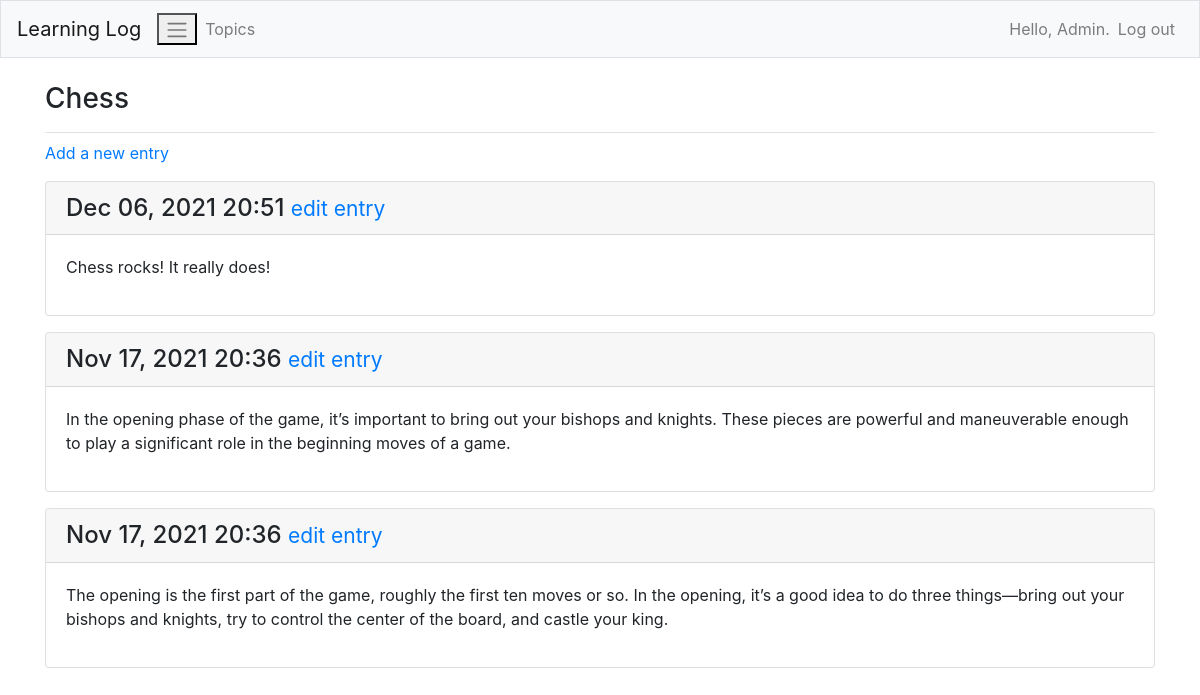
The page /topics/1/ (signed in) on the database its author committed.
### MainApp/models.py (models this page shows, shortened)
class Topic(models.Model):
    text = models.CharField(max_length=200)
    date_added = models.DateTimeField(auto_now_add=True)
    owner = models.ForeignKey(User, on_delete=models.CASCADE)
    def __str__(self):
        return self.text

class Entry(models.Model):
    topic = models.ForeignKey(Topic,on_delete=models.CASCADE)
    text = models.TextField()
    date_added = models.DateTimeField(auto_now_add=True)
    class Meta:
        verbose_name_plural = 'entries'

### MainApp/views.py (the view)
# urls.py: path('topics/<int:topic_id>/',views.topic,name='topic'),
@login_required
def topic(request, topic_id):
    topic = Topic.objects.get(id=topic_id)
    entries = topic.entry_set.order_by('-date_added')
    context = {'topic': topic, 'entries': entries}
    if topic.owner != request.user:
        raise Http404
    return render(request, 'MainApp/topic.html', context)

### MainApp/templates/MainApp/topic.html
{% extends "MainApp/base.html" %}
{% block page_header %}
<h3>{{ topic }}</h3>
{% endblock page_header %}
{% block content %}
    <p>
        <a href="{% url 'MainApp:new_entry' topic.id %}">Add a new entry</a>
    </p>
    {% for entry in entries %}
        <div class="card mb-3">
            <h4 class="card-header">
                {{entry.date_added|date:'M d, Y H:i' }}
                <small><a href="{% url 'MainApp:edit_entry' entry.id %}">
                    edit entry</a></small>
            </h4>
            <div class="card-body">
                {{ entry.text|linebreaks }}
            </div>
        </div>
    {% empty %}
        <li> There are no entries for this topic yet.</li>
    {% endfor %}
{% endblock content %}

### MainApp/templates/MainApp/base.html (shortened to what this page needs)
{% load bootstrap4 %}
<!doctype html>
<html lang="en">
<head>
    {% bootstrap_css %}
</head>
<body>
    <nav class ="navbar navbar-expand-md navbar-light bg-light mb-4 border">
        <a class="navbar-brand" href="{% url 'MainApp:index'%}">
            Learning Log</a>
        <button class ="navbar-toggle" type="button" data-toggle="collapse"
            data-target="#navbarCollapse" aria-controls="navbarCollapse"
            aria-expanded="false" aria-label="Toggle navigation">
            <span class="navbar-toggler-icon"></span></button>
        <div class="collapse navbar-collapse" id="navbarCollapse">
            <ul class="navbar-nav mr-auto">
                <li class="nav-item">
                    <a class="nav-link" href = "{% url 'MainApp:topics'%}">
                        Topics</a></li>
            </ul>
            <ul class="navbar-nav ml-auto">
                {% if user.is_authenticated %}
                    <li class="nav-item">
                        <span class="navbar-text"}">Hello, {{ user.username }}.</span>
                    </li>
                    <li class="nav-item">
                        <a class="nav-link" href = "{% url 'users:logout' %}">Log out</a>
                    </li>
                {% else %}
                    <li class="nav-item">
                        <a class="nav-link" href ="{% url 'users:register' %}">Register</a>
                    </li>
                    <li class="nav-item">
                        <a class="nav-link" href = "{% url 'users:login' %}">Log in</a></li>
                {% endif %}
            </ul>
        </div>
    </nav>
    <main role="main" class='container'>
        <div class='pb-2 mb-2 border-bottom'>
            {% block page_header %}{% endblock page_header %}
        </div>
        <div>
            {% block content %}{% endblock content %}
        </div>
    </main>
</body>
</html>

### rows shown on the page
Topic: text "Chess"
Entry: date_added "Dec 06, 2021 20:51", text "Chess rocks! It really does!"
Entry: date_added "Nov 17, 2021 20:36", text "In the opening phase of the game, it’s important to bring out your bishops and knights. These pieces are powerful and maneuverable enough to play a significant role in the beginning moves of a game."
Entry: date_added "Nov 17, 2021 20:36", text "The opening is the first part of the game, roughly the first ten moves or so. In the opening, it’s a good idea to do three things—bring out your bishops and knights, try to control the center of the board, and castle your king."

### other values the page prints
{{ user.username }} "Admin"
